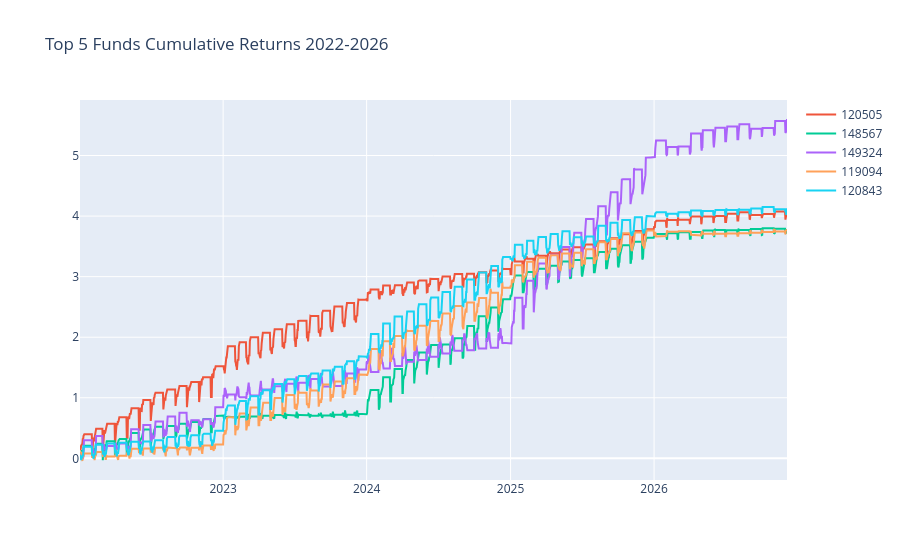

Notebook code for this chart:
### Code cell
# Task 8 - Benchmark Comparison
top5 = scorecard.head(5)['amfi_code'].tolist()
nav_top5 = nav[nav['amfi_code'].isin(top5)]

fig = px.line(title='Top 5 Funds Cumulative Returns 2022-2026')

for code in top5:
    fund_data = nav_top5[nav_top5['amfi_code'] == code].copy()
    fund_data['cumulative'] = fund_data['daily_return'].cumsum()
    fig.add_scatter(x=fund_data['date'], y=fund_data['cumulative'], name=str(code))

fig.show()

### Figure 1 — Plotly figure (JSON) as saved in the notebook; plotly's stock layout.template omitted (floating-point values rounded to 4 significant figures; data arrays with more than 128 entries replaced by an {"elided": "..."} marker saying what was removed)
{"data": [{"hovertemplate": "<extra></extra>", "legendgroup": "", "line": {"color": "#636efa", "dash": "solid"}, "marker": {"symbol": "circle"}, "mode": "lines", "name": "", "orientation": "v", "showlegend": false, "type": "scatter", "xaxis": "x", "yaxis": "y"}, {"name": "120505", "type": "scatter", "x": {"elided": "1799 str values"}, "y": {"elided": "1799 float values"}}, {"name": "148567", "type": "scatter", "x": {"elided": "1799 str values"}, "y": {"elided": "1799 float values"}}, {"name": "149324", "type": "scatter", "x": {"elided": "1799 str values"}, "y": {"elided": "1799 float values"}}, {"name": "119094", "type": "scatter", "x": {"elided": "1799 str values"}, "y": {"elided": "1799 float values"}}, {"name": "120843", "type": "scatter", "x": {"elided": "1799 str values"}, "y": {"elided": "1799 float values"}}], "layout": {"legend": {"tracegroupgap": 0}, "title": {"text": "Top 5 Funds Cumulative Returns 2022-2026"}, "xaxis": {"anchor": "y", "domain": [0, 1]}, "yaxis": {"anchor": "x", "domain": [0, 1]}}}
